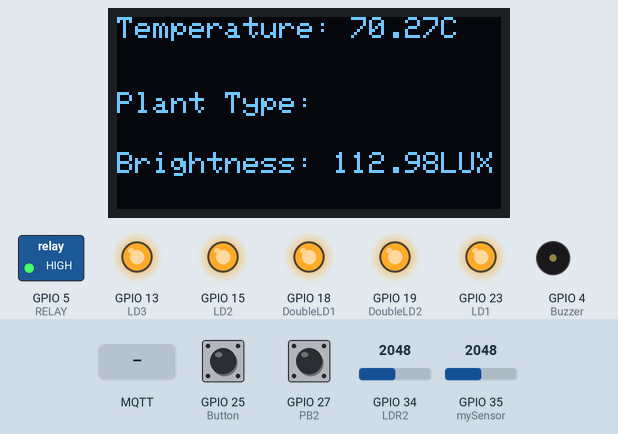
Recording of a sketch running on a simulated ESP32. On the bench: 128×64 one-colour display, switched loads named in the sketch (green lamp = pin HIGH), output pins drawn as LEDs (lit = HIGH), buzzer (waves = sounding, pin HIGH). The test bench sets the inputs (shaded band); at power-on: GPIO 34 (LDR2) = 2048, GPIO 25 (Button) HIGH, GPIO 27 (PB2) HIGH, GPIO 35 (mySensor) = 2048. WiFi joins after 1.5 s; servers stay silent unless stated; no MQTT or app messages arrive unless stated; what the sketch prints to the serial monitor is not drawn.

Above: at 2.7 s.
2.8 s: GPIO 34 (LDR2) set to 2278
At 12.9 s:
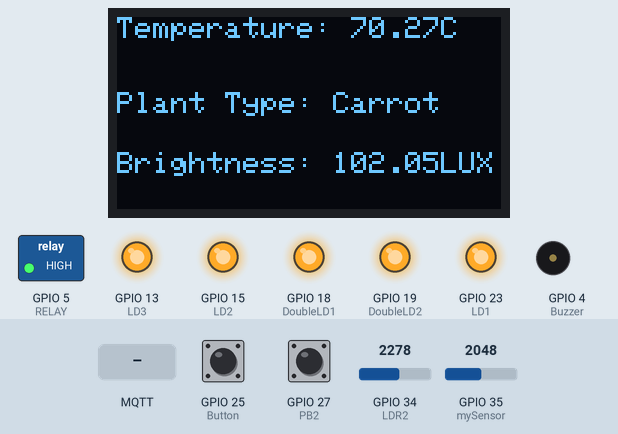
13.2 s: GPIO 34 (LDR2) set to 2375
At 22.2 s:
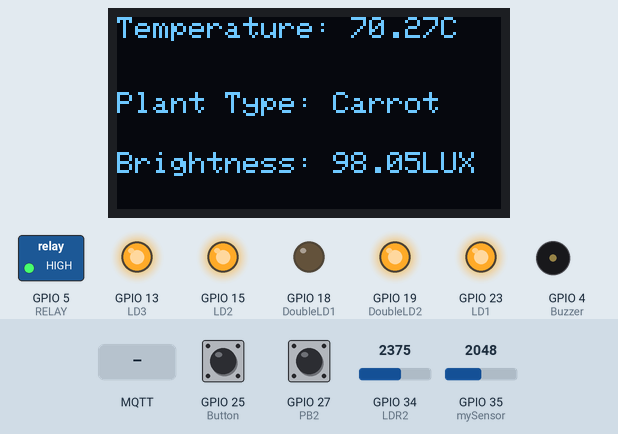
23.3 s: MQTT message "HEATER ON" arrives on the first subscribed topic
At 25.1 s:
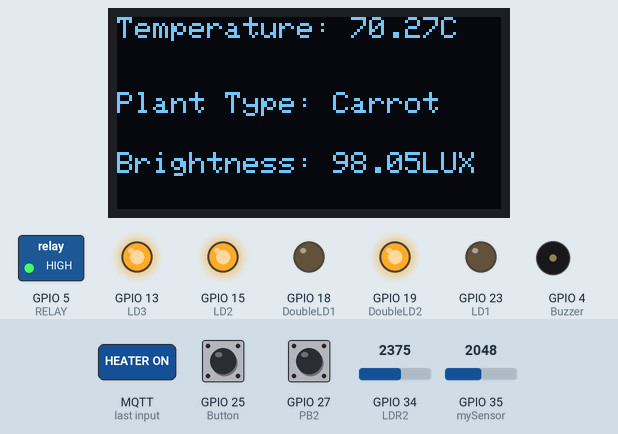
26.3 s: GPIO 34 (LDR2) set to 3948
At 32.6 s:
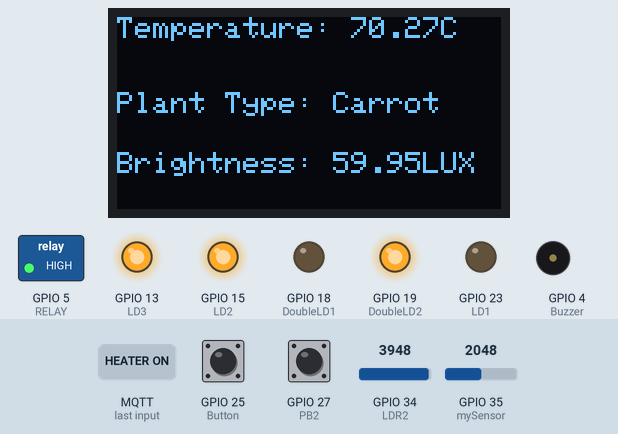
33.3 s: GPIO 34 (LDR2) set to 4057
At 43.1 s:
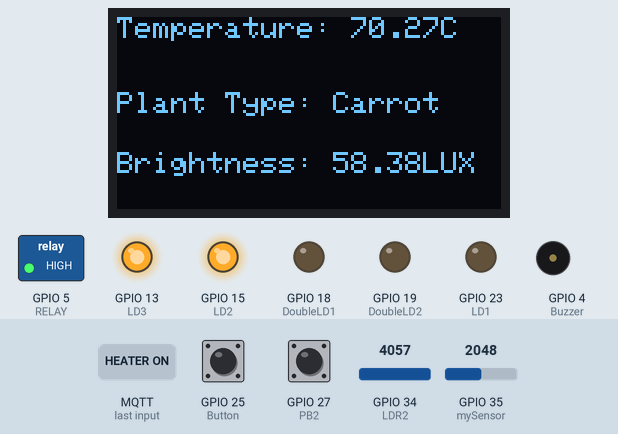
43.4 s: MQTT message "COOLING FAN ON" arrives on the first subscribed topic
At 44.8 s:
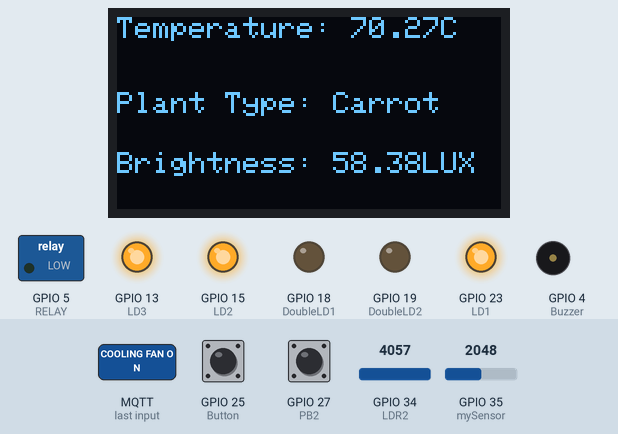
Timing chart, 0 to 46.4 s (numbered marks = the images above; inputs shaded):
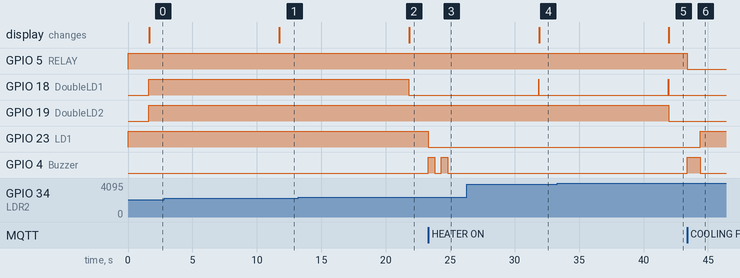

Measured:
- the behaviour switches between 2326 and 2327 on GPIO 34 (LDR2) (found by bisection; images 1 and 2)
- the behaviour switches between 4013 and 4014 on GPIO 34 (LDR2) (found by bisection; images 4 and 5)
- after the input at 2.8 s, the display: changes after 8.9 s (image 1)
- after the input at 13.2 s, GPIO 18 (DoubleLD1): HIGH → LOW after 8.6 s; the display: changes after 8.6 s (image 2)
- after the input at 23.3 s, GPIO 23 (LD1): HIGH → LOW at once; GPIO 4 (Buzzer): alternates HIGH for 0.50 s and LOW for 0.50 s, 4 changes in all, then stays LOW, starting at once
- after the input at 26.3 s, the display: changes after 5.6 s (image 4)
- after the input at 33.3 s, GPIO 19 (DoubleLD2): HIGH → LOW after 8.6 s; the display: changes after 8.7 s (image 5)
- after the input at 43.4 s, GPIO 5 (RELAY): HIGH → LOW at once; GPIO 23 (LD1): LOW → HIGH after 1.0 s; GPIO 4 (Buzzer): LOW → HIGH at once, → LOW 1.0 s later

The sketch:

44IoT_Project_ENHANCE_20250210194206_copy_20250210224811.ino
```cpp
/* 44IoT Activities development code */
#include <WiFi.h>
#include <WiFiClientSecure.h>
#include <PubSubClient.h>
#include <ArduinoJson.h>
#include "credentials.h"//These lines include necessary libraries for WiFi connectivity, MQTT communication, JSON handling, and OLED display control.
#include "parameters.h"
#include "profile.h"
#include "cert.h"
#include <Adafruit_GFX.h>                       // OLED lib
#include <Adafruit_SSD1306.h>                   // OLED lib

#include <Wire.h>                               // I2C lib


/*** Define Board IO Pins ***/
#define LD1 23
#define DoubleLD1 18              // represents green colour in ithe double led
#define DoubleLD2 19             //represent red colour
#define Buzzer 4
#define LDR2 34  //define board io pins
#define Button 25

#define LD2 15
#define LD3 13                                  // Note GPIO13 has multiple use; controls Vmon, Vext & LD3 *
#define LDR 39
#define PB1 0
#define PB2 27
#define A36 36                                  // for measuring of Vmon
#define A13 13                                  // for controlling Vext and Vmon
#define SPK 2
#define mySensor 35
//OLED Display Configuration
#define SCREEN_WIDTH 128        // OLED display width, in pixels
#define SCREEN_HEIGHT 64        // OLED display height, in pixels
#define OLED_RESET     -1       // Reset pin
#define SCREEN_ADDRESS 0x3C
Adafruit_SSD1306 display(SCREEN_WIDTH, SCREEN_HEIGHT, &Wire, OLED_RESET);


#define RAD2DEG  57.3
/*** Define Expansion IO Pins ***/
#define RELAY 5
/*** Global variables ***/
float sensor,ldrsensor;
long timer;
bool currPB2Val, oldPB2Val;                     // States of PB2
char publish_topic[100];
char subscribe_topic[100];
bool button;
String state,plant;
int f;
String line1, line2, line3;


/*** WIFI and MQTT Client setup ***/
#if defined(HIVEMQS)||defined(MOSQUITTOS)     // Read 'profile.h' on #ifdef
 WiFiClientSecure espClient;                    // Creates a client with secure TCP (SSL) connection via WIFI
#else
 WiFiClient espClient;                          // Creates a client with TCP connection via WIFI
#endif
PubSubClient client(espClient);                 // Enable the client to connecf with MQTT

void setup() {
  if (!display.begin(SSD1306_SWITCHCAPVCC, SCREEN_ADDRESS)) {
    Serial.println(F("SSD1306 allocation failed"));//Initializes the OLED display and sets up GPIO pins, MQTT topics, and serial communication.
    for (;;); // Stop the program if OLED initialization fails
}
  /*** GPIO setup ***/
  pinMode(LD1, OUTPUT);
  pinMode(DoubleLD1, OUTPUT);
  pinMode(DoubleLD2, OUTPUT);  //for double led
  pinMode(LDR2, INPUT);
  pinMode(Buzzer, OUTPUT);
  pinMode(Button, INPUT);

  pinMode(LD2, OUTPUT);
  pinMode(LD3, OUTPUT);
  pinMode(A36, INPUT);
  pinMode(LDR, INPUT);
  pinMode(PB2, INPUT);
  pinMode(mySensor, INPUT);
  pinMode(RELAY, OUTPUT);
  /*** Initialise ***/
  oldPB2Val = digitalRead(PB2);          // PB2 state
  digitalWrite(RELAY, HIGH);             // RELAY pin HIGH to turn off
  digitalWrite(LD1, HIGH);               // all LED off
  digitalWrite(LD2, HIGH);
  digitalWrite(LD3, HIGH);
  digitalWrite(RELAY, HIGH);
  timer= millis();                       // timer
  set_topics();                          // setup MQTT topics

  /*** Setup Serial Communication ***/
  Serial.begin(19200);
  while (!Serial) delay(1);
  /*** Setup WIFI & MQTT Communication ***/
  #if defined(Publish)||defined(Subscribe)
     setup_wifi();
     client.setServer(mqtt_server, mqtt_port);
     client.setCallback(callback);
     client.setKeepAlive(keepalive);
    #ifdef HIVEMQS
     espClient.setCACert(root_ca1);       // Read 'cert.h' on MQTTS; Public Key of HIVEMQ
    #endif
    #ifdef MOSQUITTOS
     espClient.setCACert(root_ca2);       // Read 'cert.h' on MQTTS; Public Key of MOSQUITTO
    #endif
    mqttconnect();
  #endif
}
void Growth()
{
  if (ldrsensor < 59      ){
        Serial.println("  / TOO DARK!!!");

        digitalWrite(DoubleLD1, LOW);
        digitalWrite(DoubleLD2, LOW);

      }
     else if (ldrsensor > 100      ){
        Serial.println("  / No Need for Growth Light");

        digitalWrite(DoubleLD1, HIGH);
        digitalWrite(DoubleLD2, HIGH);

     }
      else {
        Serial.println("/ Insuffient Lighting");

        digitalWrite(DoubleLD1, LOW);
        digitalWrite(DoubleLD2, HIGH);

      }

}


void Modes()
{
  button = digitalRead(Button);
    if (button == LOW) {
        f++;
        button = true;
        if (f == 2) {
            f = 0;
        }
    } else {
        return;
    }
}

void loop() {
  //Modes();

  if (millis() > timer){                    // check timer to start publishing cycle
    /*** read LDR ***/
    Modes();
    sensor = analogRead(mySensor);               // Read Va binary code
    sensor = (sensor +100)*2048/1988;       // 2-pt compensation
    Serial.print("Sense binary:");
    Serial.print((short)sensor);
    sensor = sensor * 0.0008;               // Convert binary to voltage by x3.3/4095 ( = x0.0008)
    Serial.print(" / Sense Voltage Va (V):");
    Serial.print(sensor);

    ldrsensor = analogRead(LDR2);               // Read Va binary code
    ldrsensor = (ldrsensor +100)*2048/1988;       // 2-pt compensation
    ldrsensor = ldrsensor * 0.0008;
    ldrsensor = 200/ldrsensor;
    Serial.print("/ ldr value:");
    Serial.print(ldrsensor);

    sensor = ((sensor-0.4)/0.0195);
    Serial.print(" Tempreature : ");
     Serial.print(sensor);

     line1 = "Temperature: " + String(sensor) + "C";
    line2 = "Plant Type: " + String(plant);
    line3 = "Brightness: " + String(ldrsensor)+ "LUX";


     digitalWrite(DoubleLD1, HIGH);
        digitalWrite(DoubleLD2, HIGH);
        Growth();


 if (f == 0) {
   Serial.print(" Carrot");
    plant="Carrot";
} else if (f == 1) {
  Serial.print(" Strawberies");
    plant="Strawberies";
}
oleddisplay();  // Update OLED display

#if defined(Publish)
      /*** JSON Object ***/
      DynamicJsonDocument doc(256);                         // JSON Object format: {"key1":value1,"key2":value2,...}
      doc["v"] = (short)(sensor*100);                        // 1st property eg. sense value
      doc["l"] = (short)(ldrsensor*10);
      doc["m"] = (short)(f+1);
      doc["x"] = (state);
      doc["r"] = (short)! digitalRead (RELAY);                  // 2nd property eg. voltage of sensor
      char mqtt_message[256];
      serializeJson(doc, mqtt_message);

      /*** MQTT Publish ***/
      client.publish(publish_topic, mqtt_message, false);
      Serial.println("Published Topic: "+String(publish_topic));
      Serial.println("Published Message: "+String(mqtt_message));
   #endif


   /*** Set timer for next Transmit; non-blocking ***/
   timer = millis() + max(mintxinterval, 10000);  }         //reset timer; end of publishing cycle


    /*** client.loop allow the client to process incoming subscribed messages thru callback() ***/
    #if defined(Publish) || defined(Subscribe)
      if(!client.loop()) mqttconnect() ;
    #endif

    /*** Check PB2 press ***/
    if (pb2PressedChk()){
      if (sensor < 100) {
        digitalWrite(LD1, !digitalRead(LD1));
        }                              ;
    }
}


/******************** Functions **********************/

/*** MQTT Call back Method ***/
void callback(char* topic, byte* payload, unsigned int length) {
  String incommingMessage = "";
  for (int i = 0; i < length; i++) incommingMessage+=(char)payload[i];
  Serial.println("Message arrived ["+String(topic)+"]"+incommingMessage);
  if( String(topic).equalsIgnoreCase(subscribe_topic)){
                    //check if incoming topic == subscribe_topic
     if (incommingMessage.equalsIgnoreCase("COOLING FAN ON"))
          { digitalWrite(RELAY,LOW);
          digitalWrite(Buzzer, HIGH);
        delay(1000);
        digitalWrite(Buzzer, LOW);
         digitalWrite(LD1, HIGH);
         Serial.println("  / Its scorching HOT!!!");
         state="hot";

                }


         else if(incommingMessage.equalsIgnoreCase("HEATER ON"))
         {
digitalWrite(LD1, LOW);
digitalWrite(RELAY,HIGH);
digitalWrite(Buzzer, HIGH);
        delay(500);
        digitalWrite(Buzzer, LOW);
        delay(500);
        digitalWrite(Buzzer, HIGH);
        delay(500);
        digitalWrite(Buzzer, LOW);
        Serial.println("  / Its Too COLD!!!");
        state="cold";
         }
     else
          {
            digitalWrite(RELAY,HIGH);
            digitalWrite(LD1, HIGH);
            Serial.println("/ Idel Tempreature");
            state="ideal";
                                     }
   }
}


/*** Connect to WiFi ***/
void setup_wifi() {
  delay(10);
  Serial.print("\nConnecting to ");
  Serial.println(ssid);
  WiFi.mode(WIFI_STA);
  WiFi.begin(ssid, password);
  while (WiFi.status() != WL_CONNECTED) {
    delay(500);
    Serial.print("w");
  }
  Serial.println("\nWiFi connected\nIP address: ");
  Serial.println(WiFi.localIP());
}

/*** Connect to MQTT Broker ***/
void mqttconnect() {
  while (!client.connected()) {
    Serial.print("Attempting MQTT connection...");
    if (client.connect(clientid, mqtt_username, mqtt_password)) {
      Serial.println("connected");
       #if defined(Subscribe)
         client.subscribe(subscribe_topic, QoS);        // subscribe topic
       #endif
    } else {
      Serial.print("failed, rc=");
      Serial.print(client.state());
      Serial.println(" try again in 5 seconds");        // Wait 5 seconds before retrying
      delay(5000);

    }
  }
}

/*** Topics setup ***/
void set_topics(){
  sprintf(publish_topic, "%s/%s/%s", appname,clientid,device);
  sprintf(subscribe_topic, "DL/%s/%s/%s", appname,clientid,device);
}

/*** Pushbutton check ***/
 bool pb2PressedChk() {                      // returns true if PB is pressed, false if not pressed
 currPB2Val = digitalRead(PB2);
  if(currPB2Val != oldPB2Val) {              // if there is transition
   oldPB2Val = currPB2Val;
    if(currPB2Val == LOW) {                  // if transition is HI to LO
     return true; }
  }
 return false;
 }
void oleddisplay() {
  display.clearDisplay();                   // clear screen
  display.setTextSize(1);                   // set font size
  display.setTextColor(WHITE);              // set color
  display.setCursor(0,0);                   // line1 @row0
  display.println(line1);
  display.setCursor(0,25);                  // line2 @row25
  display.println(line2);
  display.setCursor(0,45);                  // line3 @row45
  display.println(line3);
  display.display();                        // print to screen
 }
 /*** Battery monitor ***/
 float batterymonitor() {                   // For IoT Power Mgt
  digitalWrite(A13, HIGH);                  // High -> Vmon
  delay(1);
  float reading = analogRead(A36);          // ADC read Vmon
  reading = (reading +100)*2048/1988;       // 2-pt compensation
  reading = reading * 0.0008;               // Convert binary to voltage: x3.3/4095 (ie. = x0.0008)
  reading = (2*reading/Vbatmax) * 100;      // ?
  return reading;
 }
```

cert.h
```cpp
/*       root certificate for Hivemq TLS/MQTTS
HiveMQ Cloud cluster doesn’t need client.pem and user_key.pem. HiveMQ Cloud cluster
authenticates the client by username and password (so called “simple auth”). In order
to “trust” the server, your device needs a root CA cert. You can download the
root certificate from : https://letsencrypt.org/certs/isrgrootx1.pem
*/

static const char *root_ca1 PROGMEM = R"EOF(
-----BEGIN CERTIFICATE-----
MIIFazCCA1OgAwIBAgIRAIIQz7DSQONZRGPgu2OCiwAwDQYJKoZIhvcNAQELBQAw
TzELMAkGA1UEBhMCVVMxKTAnBgNVBAoTIEludGVybmV0IFNlY3VyaXR5IFJlc2Vh
cmNoIEdyb3VwMRUwEwYDVQQDEwxJU1JHIFJvb3QgWDEwHhcNMTUwNjA0MTEwNDM4
WhcNMzUwNjA0MTEwNDM4WjBPMQswCQYDVQQGEwJVUzEpMCcGA1UEChMgSW50ZXJu
ZXQgU2VjdXJpdHkgUmVzZWFyY2ggR3JvdXAxFTATBgNVBAMTDElTUkcgUm9vdCBY
MTCCAiIwDQYJKoZIhvcNAQEBBQADggIPADCCAgoCggIBAK3oJHP0FDfzm54rVygc
h77ct984kIxuPOZXoHj3dcKi/vVqbvYATyjb3miGbESTtrFj/RQSa78f0uoxmyF+
0TM8ukj13Xnfs7j/EvEhmkvBioZxaUpmZmyPfjxwv60pIgbz5MDmgK7iS4+3mX6U
A5/TR5d8mUgjU+g4rk8Kb4Mu0UlXjIB0ttov0DiNewNwIRt18jA8+o+u3dpjq+sW
T8KOEUt+zwvo/7V3LvSye0rgTBIlDHCNAymg4VMk7BPZ7hm/ELNKjD+Jo2FR3qyH
B5T0Y3HsLuJvW5iB4YlcNHlsdu87kGJ55tukmi8mxdAQ4Q7e2RCOFvu396j3x+UC
B5iPNgiV5+I3lg02dZ77DnKxHZu8A/lJBdiB3QW0KtZB6awBdpUKD9jf1b0SHzUv
KBds0pjBqAlkd25HN7rOrFleaJ1/ctaJxQZBKT5ZPt0m9STJEadao0xAH0ahmbWn
OlFuhjuefXKnEgV4We0+UXgVCwOPjdAvBbI+e0ocS3MFEvzG6uBQE3xDk3SzynTn
jh8BCNAw1FtxNrQHusEwMFxIt4I7mKZ9YIqioymCzLq9gwQbooMDQaHWBfEbwrbw
qHyGO0aoSCqI3Haadr8faqU9GY/rOPNk3sgrDQoo//fb4hVC1CLQJ13hef4Y53CI
rU7m2Ys6xt0nUW7/vGT1M0NPAgMBAAGjQjBAMA4GA1UdDwEB/wQEAwIBBjAPBgNV
HRMBAf8EBTADAQH/MB0GA1UdDgQWBBR5tFnme7bl5AFzgAiIyBpY9umbbjANBgkq
hkiG9w0BAQsFAAOCAgEAVR9YqbyyqFDQDLHYGmkgJykIrGF1XIpu+ILlaS/V9lZL
ubhzEFnTIZd+50xx+7LSYK05qAvqFyFWhfFQDlnrzuBZ6brJFe+GnY+EgPbk6ZGQ
3BebYhtF8GaV0nxvwuo77x/Py9auJ/GpsMiu/X1+mvoiBOv/2X/qkSsisRcOj/KK
NFtY2PwByVS5uCbMiogziUwthDyC3+6WVwW6LLv3xLfHTjuCvjHIInNzktHCgKQ5
ORAzI4JMPJ+GslWYHb4phowim57iaztXOoJwTdwJx4nLCgdNbOhdjsnvzqvHu7Ur
TkXWStAmzOVyyghqpZXjFaH3pO3JLF+l+/+sKAIuvtd7u+Nxe5AW0wdeRlN8NwdC
jNPElpzVmbUq4JUagEiuTDkHzsxHpFKVK7q4+63SM1N95R1NbdWhscdCb+ZAJzVc
oyi3B43njTOQ5yOf+1CceWxG1bQVs5ZufpsMljq4Ui0/1lvh+wjChP4kqKOJ2qxq
4RgqsahDYVvTH9w7jXbyLeiNdd8XM2w9U/t7y0Ff/9yi0GE44Za4rF2LN9d11TPA
mRGunUHBcnWEvgJBQl9nJEiU0Zsnvgc/ubhPgXRR4Xq37Z0j4r7g1SgEEzwxA57d
emyPxgcYxn/eR44/KJ4EBs+lVDR3veyJm+kXQ99b21/+jh5Xos1AnX5iItreGCc=
-----END CERTIFICATE-----
)EOF";

/*       root certificate for MOSQUITTO TLS/MQTTS
You can download the root certificate from : https://test.mosquitto.org/ssl/mosquitto.org.crt
*/

static const char *root_ca2 PROGMEM = R"EOF(
-----BEGIN CERTIFICATE-----
MIIEAzCCAuugAwIBAgIUBY1hlCGvdj4NhBXkZ/uLUZNILAwwDQYJKoZIhvcNAQEL
BQAwgZAxCzAJBgNVBAYTAkdCMRcwFQYDVQQIDA5Vbml0ZWQgS2luZ2RvbTEOMAwG
A1UEBwwFRGVyYnkxEjAQBgNVBAoMCU1vc3F1aXR0bzELMAkGA1UECwwCQ0ExFjAU
BgNVBAMMDW1vc3F1aXR0by5vcmcxHzAdBgkqhkiG9w0BCQEWEHJvZ2VyQGF0Y2hv
by5vcmcwHhcNMjAwNjA5MTEwNjM5WhcNMzAwNjA3MTEwNjM5WjCBkDELMAkGA1UE
BhMCR0IxFzAVBgNVBAgMDlVuaXRlZCBLaW5nZG9tMQ4wDAYDVQQHDAVEZXJieTES
MBAGA1UECgwJTW9zcXVpdHRvMQswCQYDVQQLDAJDQTEWMBQGA1UEAwwNbW9zcXVp
dHRvLm9yZzEfMB0GCSqGSIb3DQEJARYQcm9nZXJAYXRjaG9vLm9yZzCCASIwDQYJ
KoZIhvcNAQEBBQADggEPADCCAQoCggEBAME0HKmIzfTOwkKLT3THHe+ObdizamPg
UZmD64Tf3zJdNeYGYn4CEXbyP6fy3tWc8S2boW6dzrH8SdFf9uo320GJA9B7U1FW
Te3xda/Lm3JFfaHjkWw7jBwcauQZjpGINHapHRlpiCZsquAthOgxW9SgDgYlGzEA
s06pkEFiMw+qDfLo/sxFKB6vQlFekMeCymjLCbNwPJyqyhFmPWwio/PDMruBTzPH
3cioBnrJWKXc3OjXdLGFJOfj7pP0j/dr2LH72eSvv3PQQFl90CZPFhrCUcRHSSxo
E6yjGOdnz7f6PveLIB574kQORwt8ePn0yidrTC1ictikED3nHYhMUOUCAwEAAaNT
MFEwHQYDVR0OBBYEFPVV6xBUFPiGKDyo5V3+Hbh4N9YSMB8GA1UdIwQYMBaAFPVV
6xBUFPiGKDyo5V3+Hbh4N9YSMA8GA1UdEwEB/wQFMAMBAf8wDQYJKoZIhvcNAQEL
BQADggEBAGa9kS21N70ThM6/Hj9D7mbVxKLBjVWe2TPsGfbl3rEDfZ+OKRZ2j6AC
6r7jb4TZO3dzF2p6dgbrlU71Y/4K0TdzIjRj3cQ3KSm41JvUQ0hZ/c04iGDg/xWf
+pp58nfPAYwuerruPNWmlStWAXf0UTqRtg4hQDWBuUFDJTuWuuBvEXudz74eh/wK
sMwfu1HFvjy5Z0iMDU8PUDepjVolOCue9ashlS4EB5IECdSR2TItnAIiIwimx839
LdUdRudafMu5T5Xma182OC0/u/xRlEm+tvKGGmfFcN0piqVl8OrSPBgIlb+1IKJE
m/XriWr/Cq4h/JfB7NTsezVslgkBaoU=
-----END CERTIFICATE-----
)EOF";
```

credentials.h
```cpp
#include "profile.h"
/* Setup WiFi Connection
   for use with WiFi.begin() in setup_wifi() of ino
   see https://docs.espressif.com/projects/arduino-esp32/en/latest/api/wifi.html
*/
    #define ssid "npiot1"
    #define password "soe040401"

/* Setup MQTT Broker Connection
   public HIVEMQ broker unencrypted unauthenticated: broker.hivemq.com ; TCP Port 1883 ; Websocket Port 8000
   public MOSQUITTO broker unencrypted unauthenticated: test.mosquitto.org ; TCP Port 1883 ; Websocket Port 8080
   private HIVEMQ broker encrypted authenticated: #.s2.eu.hivemq.cloud; TCP Port 8883 ; Websocket Port 8884
   public MOSQUITTO broker encrypted unauthenticated: test.mosquitto.org ; TCP Port 8883 ; Websocket Port 8081

   for use with client.connect()
   see https://pubsubclient.knolleary.net/api
   see also https://www.hivemq.com/docs/hivemq-cloud/introduction.html?utm_campaign=HiveMQ%20Cloud&utm_medium=email&_hsmi=115570127&_hsenc=p2ANqtz-95OzIJCSLsi68QEkTK5kZkUiipt62urAFGCtt2sbE7Tvqx1AFkYTn9l8WG8TdW66gAmz8Nk_J41vizQDf03Nf_TVzZYA&utm_content=115570127&utm_source=hs_automation#get-started
*/

    #define mqtt_server "broker.hivemq.com"                                     //public broker: broker.hivemq.com  or test.mosquitto.org
    #define mqtt_port 1883                                                      //default 1883 ; unencrypted
    #define mqtt_username ""                                                    //default "" ; no authentication
    #define mqtt_password ""                                                    //default "" ; no authentication


/*** For Secure TLS/MQTTS, use with certificates in cert.h ***/
   #ifdef HIVEMQS                                                               //enter private broker: #.s2.eu.hivemq.cloud
    #define mqtt_server "961904.s2.eu.hivemq.cloud"
    #define mqtt_port 8883                                                      //default 8883 ; encrypted
    #define mqtt_username ""                                                    //enter username for authentication
    #define mqtt_password ""                                                    //enter password for authentication
   #endif
   #ifdef MOSQUITTOS                                                            //public broker: test.mosquitto.org
    #define mqtt_server "test.mosquitto.org"
    #define mqtt_port 8883                                                      //default 8883 ; encrypted
    #define mqtt_username ""                                                    //default "" ; no authentication
    #define mqtt_password ""                                                    //default "" ; no authentication
   #endif
```

profile.h
```cpp
/* This header file contains macros for use with the #ifdef ( or #if defined)...#else... #endif directives in C
   for conditional compilations
   see https://gcc.gnu.org/onlinedocs/cpp/Ifdef.html
*/
    #define Publish             // uncomment to enable publish
    #define Subscribe           // uncomment to enable subscribe


/*** For Secure TLS/MQTTS, use with certificates in cert.h ***/
    //#define HIVEMQS            // HIVEMQ Secure
                                 // OR
    //#define MOSQUITTOS         // MOSQUITTO Secure
```

Source omitted: parameters.h (853 bytes)
